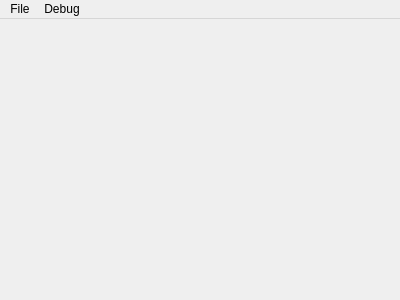
<?xml version="1.0" encoding="UTF-8"?>
<ui version="4.0">
 <class>MainWindow</class>
 <widget class="QMainWindow" name="MainWindow">
  <property name="geometry">
   <rect>
    <x>0</x>
    <y>0</y>
    <width>400</width>
    <height>300</height>
   </rect>
  </property>
  <property name="windowTitle">
   <string>YaNES</string>
  </property>
  <widget class="QWidget" name="centralWidget"/>
  <widget class="QMenuBar" name="menuBar">
   <property name="geometry">
    <rect>
     <x>0</x>
     <y>0</y>
     <width>400</width>
     <height>22</height>
    </rect>
   </property>
   <widget class="QMenu" name="menuFile">
    <property name="title">
     <string>File</string>
    </property>
    <addaction name="actionOpen_iNES_file"/>
   </widget>
   <widget class="QMenu" name="menuDebug">
    <property name="title">
     <string>Debug</string>
    </property>
    <addaction name="actionNameTable_Viewer"/>
   </widget>
   <addaction name="menuFile"/>
   <addaction name="menuDebug"/>
  </widget>
  <action name="actionNameTable_Viewer">
   <property name="text">
    <string>TableViewer</string>
   </property>
  </action>
  <action name="actionOpen_iNES_file">
   <property name="text">
    <string>Open iNES file</string>
   </property>
  </action>
 </widget>
 <layoutdefault spacing="6" margin="11"/>
 <resources/>
 <connections/>
</ui>
